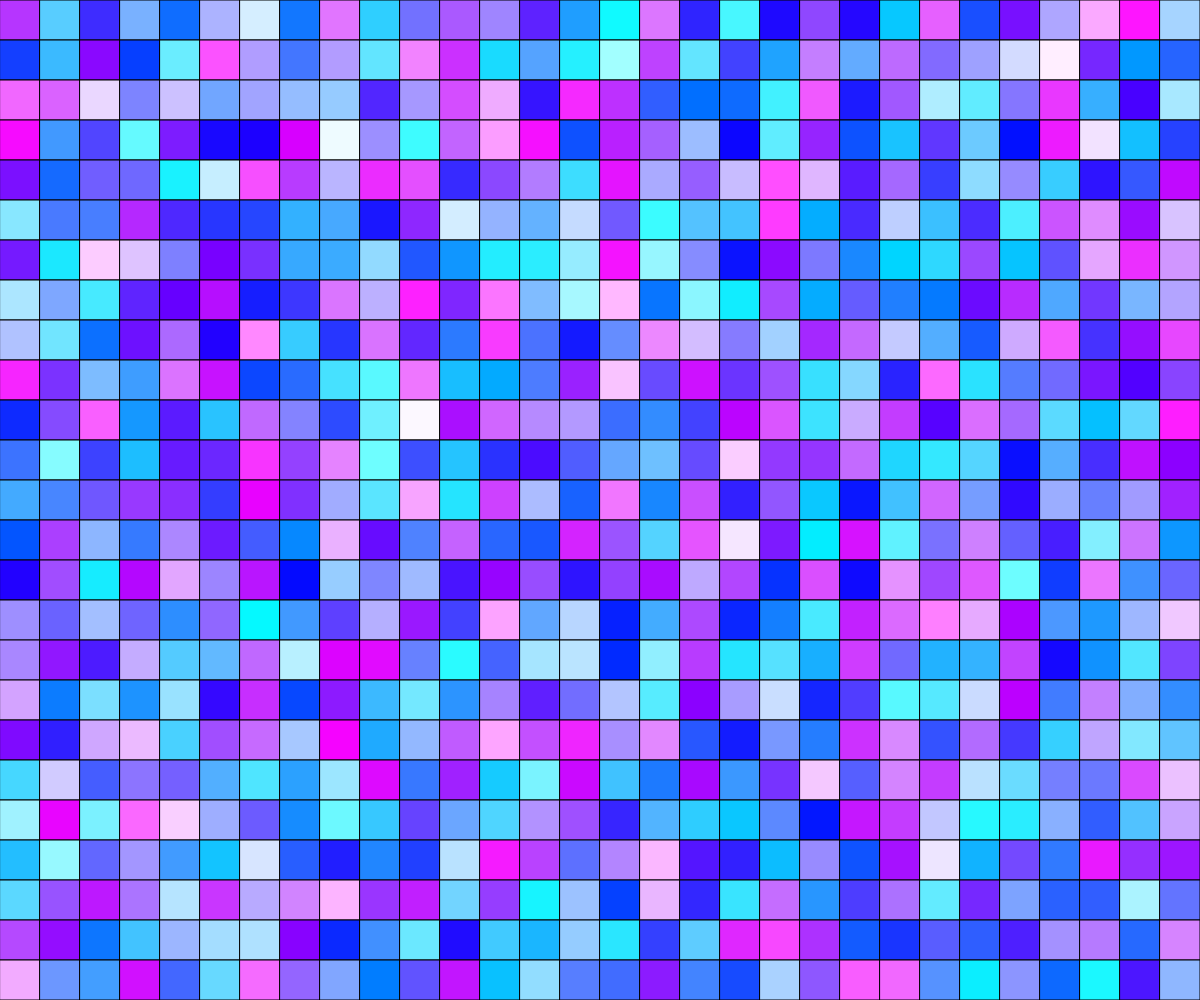
Frame 1 (no input)
Frame 60 (no input): identical to frame 1, image omitted
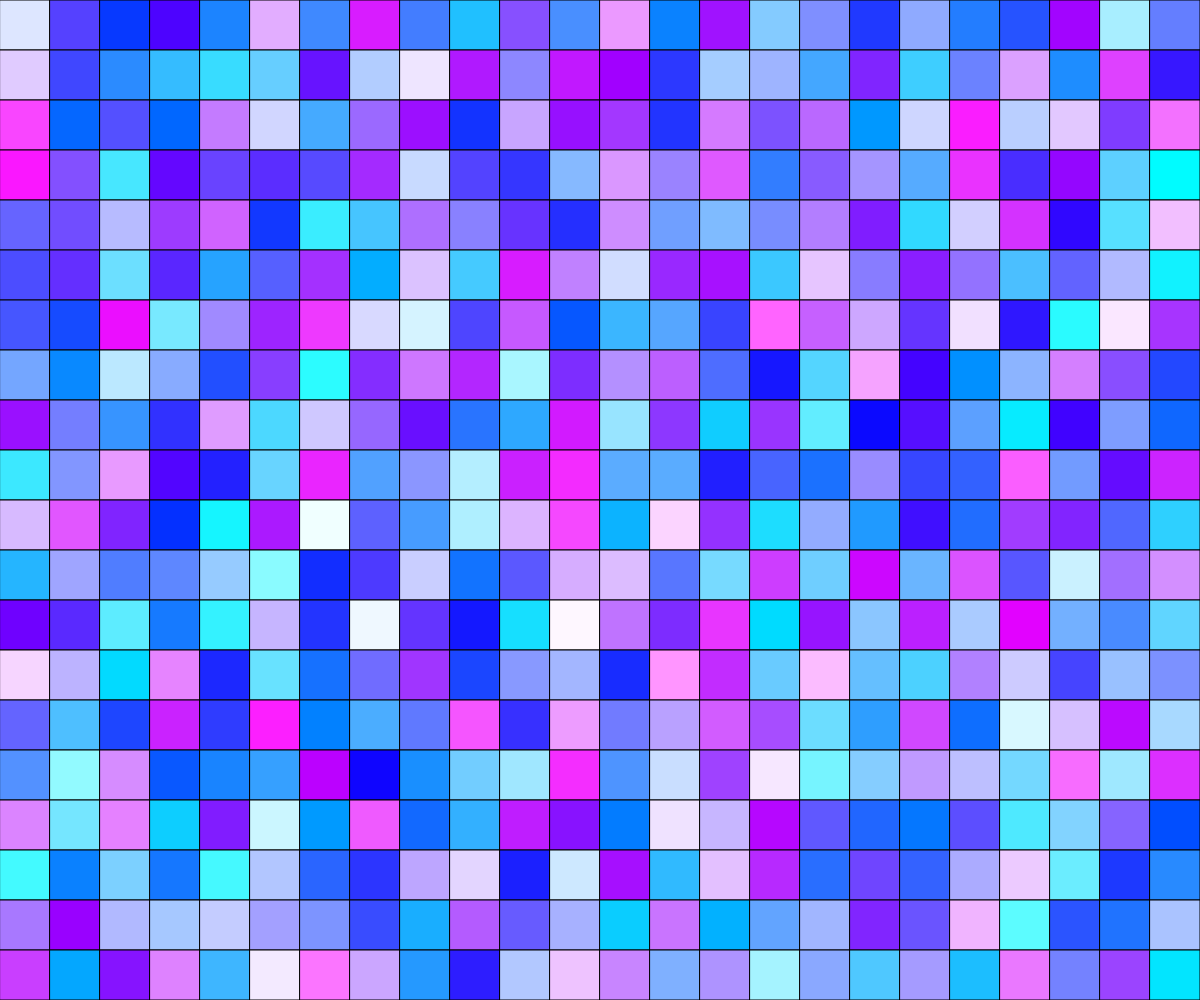
Frame 120 (the mouse pressed at the canvas centre since frame 60)

The p5.js sketch that drew these frames (run headless with seeded random() and noise() and a simulated clock; from frame 60 on, the mouse is pressed at the canvas centre):

// p5.js sketch
// ── sketch.js
// RANDOM COLOR
// Martin
// 3/7/2024
//
// Extra for Experts:
// random color squre

//set variable
let rectheight = 40;
let x = 0;
let r = 0;
let g = 0;
let b = 0;
//set canvas and background
function setup() {
  createCanvas(windowWidth, windowHeight);
  fbackground();
  document.addEventListener("contextmenu", event => event.preventDefault())
}
function draw() {

}
// function to draw background and fit random color in to it
function fbackground() {
  let y = 0;

  while (y + rectheight <= height) {
    while (x + rectheight <= width) {
      r = random(0, 255);
      g = random(0, 255);
      b = random(0, 255);
      fill(r, g, 255)
      rect(x, y, rectheight, rectheight)
      x += rectheight;
    }
    x = 0
    y += rectheight;

  }
}
// change color when mouse preesed and become larger when left press smaller when right press
function mousePressed() {
  background(1)
  if (mouseButton === LEFT)
    rectheight += 10;
  if (mouseButton === RIGHT && rectheight > 10)
    rectheight -= 10;

  fbackground()
}
// change color when keyboard is pressed
function keyPressed() {
  fbackground()
}
